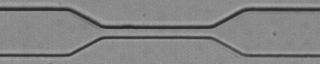
#> input picture input/preprocessing/HCT_1_1.000286.tiff, 320 x 64 px
$ python Main.py
#> lines starting #> are read from the running program, lines starting #| are printed output that depends on the picture; after the words box and inside, x2 and y2 are one past the last pixel; in counts of white or black regions, pixels touching at a corner belong together
### processing_extracted_data/input.py
# Daniel Karkhut
# Handeling User Input

import tkinter as tk
from tkinter import filedialog

class Input:

    def __init__(self):
        self.blur = 1 # default 1
        self.dilate = 3 # default 3
        self.cellSize = 60 # default 60

    def getBlurAndDilate(self):
        while True:
            try:
                # Get input from user
                self.blur = int(input("Please enter the degree of Gaussian Blur [default 1]: "))
                self.dilate = int(input("Please enter the degree of Contour Dilation [default 3]: "))
                self.cellSize = int(input("Please enter the max length and width of cells [default 100]: "))
                if (self.cellSize % 2) != 0:
                    self.cellSize = self.cellSize + 1
            except ValueError:
                print("Please input an integer.")
                # Return to the start of the loop
                continue
            else:
                # blur and dilate was successfully parsed!
                break
#> this loop made 1 pass; the answer given on pass 1: 1
        return self.blur, self.dilate, self.cellSize

    def getFolderLocation(self, string):
        tk.Tk().withdraw() # remove unnecessary TK window
        print(string)
        folder = filedialog.askdirectory()
        return folder

### processing_extracted_data/detectors.py
'''
    File name         : detectors.py
    File Description  : Detect objects in video frame
    Author            : Srini Ananthakrishnan
    Date created      : 07/14/2017
    Date last modified: 07/16/2017
    Python Version    : 2.7
'''

# Import python libraries
import numpy as np
import cv2

# set to 1 for pipeline images
debug = 1


class Detectors(object):
    """Detectors class to detect objects in video frame
    Attributes:
        None
    """
    def __init__(self, blurFactor, dilateFactor, analysis):
        """Initialize variables used by Detectors class
        Args:
            blurFactor: Degree of Gaussian Blur
            dilateFactor: Degree of contour dilation
            analysis: 0 to calculate deformation ratio, 1 to turn off
        Return:
            None
        """
#> the answer given: ../input/preprocessing
#> the answer given: ../input/preprocessing
        self.fgbg = cv2.createBackgroundSubtractorMOG2()
        self.blurFactor = blurFactor #default 1
        self.dilateFactor = dilateFactor #default 3
        self.analysis = analysis

    def Detect(self, frame):
        """Detect objects in video frame using following pipeline
            - Convert captured frame from BGR to GRAY
            - Perform Background Subtraction
            - Detect edges using Canny Edge Detection
              http://docs.opencv.org/trunk/da/d22/tutorial_py_canny.html
            - Retain only edges within the threshold
            - Find contours
            - Find centroids for each valid contours
        Args:
            frame: single video frame
        Return:
            centers: vector of object centroids in a frame
        """

        # Convert BGR to GRAY
        gray = cv2.cvtColor(frame, cv2.COLOR_BGR2GRAY)

        # Perform Background Subtraction
        fgmask = self.fgbg.apply(gray)
        fgmask=cv2.GaussianBlur(fgmask, (self.blurFactor, self.blurFactor), 0)
        fgmask = cv2.dilate(fgmask, None, iterations=self.dilateFactor) # when we apply the blur, details get lost. So, the cell detail is getting lost, losing a well-defined contour of the cell so we are padding it (adding pixel value)
        fgmask=cv2.threshold(fgmask, 1, 255, cv2.THRESH_BINARY)[1]

        # Find contours
        contours, hierarchy = cv2.findContours(fgmask, cv2.RETR_EXTERNAL, cv2.CHAIN_APPROX_NONE)

        centers = []  # vector of object centroids in a frame
        # we only care about centroids with size of bug in this example
        # recommended to be tunned based on expected object size for
        # improved performance
        blob_radius_thresh = 7
        # Find centroid for each valid contours
        for cnt in contours:
            try:
                # Calculate and draw circle
                (x, y), radius = cv2.minEnclosingCircle(cnt)
                centeroid = (int(x), int(y))
                radius = int(radius)
                if (radius > blob_radius_thresh):
                    cv2.circle(frame, centeroid, radius, (0, 255, 0), 2)
                    b = np.array([[x], [y]])
                    centers.append(np.round(b))
            except ZeroDivisionError:
                pass

        return centers

    # def Radius(self, frame, traceStart, traceEnd):
    #     """Detect objects in video frame using following pipeline
    #         - Convert captured frame from BGR to GRAY
    #         - Perform Background Subtraction
    #         - Detect edges using Canny Edge Detection
    #           http://docs.opencv.org/trunk/da/d22/tutorial_py_canny.html
    #         - Retain only edges within the threshold
    #         - Find contours
    #         - Find centroids for each valid contours
    #     Args:
    #         frame: single video frame
    #     Return:
    #         centers: vector of object centroids in a frame
    #     """

    #     # Convert BGR to GRAY
    #     gray = cv2.cvtColor(frame, cv2.COLOR_BGR2GRAY)

    #     # Perform Background Subtraction
    #     fgmask = self.fgbg.apply(gray)
    #     fgmask=cv2.GaussianBlur(fgmask, (self.blurFactor, self.blurFactor), 0)
    #     fgmask = cv2.dilate(fgmask, None, iterations=self.dilateFactor) # when we apply the blur, details get lost. So, the cell detail is getting lost, losing a well-defined contour of the cell so we are padding it (adding pixel value)
    #     fgmask=cv2.threshold(fgmask, 1, 255, cv2.THRESH_BINARY)[1]

    #     # Find contours
    #     contours, hierarchy = cv2.findContours(fgmask, cv2.RETR_EXTERNAL, cv2.CHAIN_APPROX_NONE)
    #     c = max(contours, key = cv2.contourArea)
    #     (x,y), radius = cv2.minEnclosingCircle(c)
    #     #centeroid = (int(x), int(y))
    #     if (int(((traceEnd-traceStart)/2)+traceStart)-40) < x < (int(((traceEnd-traceStart)/2)+traceStart)+40):
    #         radius_modified = int(radius)
    #     else:
    #         radius_modified=5
    #     #cv2.circle(frame, centeroid, radius_modified, (255, 255, 0), 2)
    #     return radius_modified

    def Radius(self, frame, traceStart, traceEnd):
        """Detect objects in video frame using following pipeline
            - Convert captured frame from BGR to GRAY
            - Perform Background Subtraction
            - Detect edges using Canny Edge Detection
              http://docs.opencv.org/trunk/da/d22/tutorial_py_canny.html
            - Retain only edges within the threshold
            - Find contours
            - Find centroids for each valid contours
        Args:
            frame: single video frame
        Return:
            centers: vector of object centroids in a frame
        """

        # Convert BGR to GRAY
        gray = cv2.cvtColor(frame, cv2.COLOR_BGR2GRAY)

        # Perform Background Subtraction
        fgmask = self.fgbg.apply(gray)
        fgmask=cv2.GaussianBlur(fgmask, (self.blurFactor, self.blurFactor), 0)
        fgmask = cv2.dilate(fgmask, None, iterations=self.dilateFactor) # when we apply the blur, details get lost. So, the cell detail is getting lost, losing a well-defined contour of the cell so we are padding it (adding pixel value)
        fgmask=cv2.threshold(fgmask, 1, 255, cv2.THRESH_BINARY)[1]

        # Find contours
        contours, hierarchy = cv2.findContours(fgmask, cv2.RETR_EXTERNAL, cv2.CHAIN_APPROX_NONE)
        radius_modified = []
        for cnt in contours:
                (x, y), radius = cv2.minEnclosingCircle(cnt)
                if (int(((traceEnd-traceStart)/2)+traceStart)-40) < x < (int(((traceEnd-traceStart)/2)+traceStart)+40):
                    radius_modified.append(radius)
                else:
                    radius_modified.append(5)

        if radius_modified:
            radius_max=max(radius_modified)
        else:
            radius_max=1000


        return radius_max

### processing_extracted_data/tracker.py
'''
    File name         : tracker.py
    File Description  : Tracker Using Kalman Filter & Hungarian Algorithm
    Author            : Srini Ananthakrishnan
    Date created      : 07/14/2017
    Date last modified: 07/16/2017
    Python Version    : 2.7
'''

# Import python libraries
import numpy as np
from kalman_filter import KalmanFilter
from common import dprint
from scipy.optimize import linear_sum_assignment


class Track(object):
    """Track class for every object to be tracked
    Attributes:
        None
    """

    def __init__(self, prediction, trackIdCount):
        """Initialize variables used by Track class
        Args:
            prediction: predicted centroids of object to be tracked
            trackIdCount: identification of each track object
        Return:
            None
        """
        self.track_id = trackIdCount  # identification of each track object
        self.KF = KalmanFilter()  # KF instance to track this object
        self.prediction = np.asarray(prediction)  # predicted centroids (x,y)
        self.skipped_frames = 0  # number of frames skipped undetected
        self.trace = []  # trace path
        self.tracked = 0 # is 0 if not saved in cells yet, is 1 if saved


class Tracker(object):
    """Tracker class that updates track vectors of object tracked
    Attributes:
        None
    """

    def __init__(self, dist_thresh, max_frames_to_skip, max_trace_length,
                 trackIdCount):
        """Initialize variable used by Tracker class
        Args:
            dist_thresh: distance threshold. When exceeds the threshold,
                         track will be deleted and new track is created
            max_frames_to_skip: maximum allowed frames to be skipped for
                                the track object undetected
            max_trace_lenght: trace path history length
            trackIdCount: identification of each track object
        Return:
            None
        """
        self.dist_thresh = dist_thresh
        self.max_frames_to_skip = max_frames_to_skip
        self.max_trace_length = max_trace_length
        self.tracks = []
        self.trackIdCount = trackIdCount

    def Update(self, detections):
        """Update tracks vector using following steps:
            - Create tracks if no tracks vector found
            - Calculate cost using sum of square distance
              between predicted vs detected centroids
            - Using Hungarian Algorithm assign the correct
              detected measurements to predicted tracks
              https://en.wikipedia.org/wiki/Hungarian_algorithm
            - Identify tracks with no assignment, if any
            - If tracks are not detected for long time, remove them
            - Now look for un_assigned detects
            - Start new tracks
            - Update KalmanFilter state, lastResults and tracks trace
        Args:
            detections: detected centroids of object to be tracked
            deformationRatios: detected deformation ratio of objects to be tracked
        Return:
            None
        """

        # Create tracks if no tracks vector found
        if (len(self.tracks) == 0):
            for i in range(len(detections)):
                track = Track(detections[i], self.trackIdCount)
                self.trackIdCount += 1
                self.tracks.append(track)

        # Calculate cost using sum of square distance between
        # predicted vs detected centroids
        N = len(self.tracks)
        M = len(detections)
        cost = np.zeros(shape=(N, M))   # Cost matrix
        for i in range(len(self.tracks)):
            for j in range(len(detections)):
                try:
                    diff = self.tracks[i].prediction - detections[j]
                    distance = np.sqrt(diff[0][0]*diff[0][0] +
                                       diff[1][0]*diff[1][0])
                    cost[i][j] = distance
                except:
                    pass

        # Let's average the squared ERROR
        cost = (0.5) * cost
        # Using Hungarian Algorithm assign the correct detected measurements
        # to predicted tracks
        assignment = []
        for _ in range(N):
            assignment.append(-1)
        row_ind, col_ind = linear_sum_assignment(cost)
        for i in range(len(row_ind)):
            assignment[row_ind[i]] = col_ind[i]

        # Identify tracks with no assignment, if any
        un_assigned_tracks = []
        for i in range(len(assignment)):
            if (assignment[i] != -1):
                # check for cost distance threshold.
                # If cost is very high then un_assign (delete) the track
                if (cost[i][assignment[i]] > self.dist_thresh):
                    assignment[i] = -1
                    un_assigned_tracks.append(i)
                pass
            else:
                self.tracks[i].skipped_frames += 1

        # If tracks are not detected for long time, remove them
        if(self.tracks[i].tracked == 1):
            del self.tracks[i].trace[:]

        del_tracks = []
        for i in range(len(self.tracks)):
            if (self.tracks[i].skipped_frames > self.max_frames_to_skip):
                del_tracks.append(i)
        if (len(del_tracks) > 0):  # only when skipped frame exceeds max
            for id in del_tracks:
                if id < len(self.tracks):
                    del self.tracks[id]
                    del assignment[id]
                else:
                    dprint("ERROR: id is greater than length of tracks")

        # Now look for un_assigned detects
        un_assigned_detects = []
        for i in range(len(detections)):
                if i not in assignment:
                    un_assigned_detects.append(i)

        # Start new tracks
        if(len(un_assigned_detects) != 0):
            for i in range(len(un_assigned_detects)):
                track = Track(detections[un_assigned_detects[i]],
                              self.trackIdCount)
                self.trackIdCount += 1
                self.tracks.append(track)

        # Update KalmanFilter state, lastResults and tracks trace
        for i in range(len(assignment)):
            self.tracks[i].KF.predict()

            if(assignment[i] != -1):
                self.tracks[i].skipped_frames = 0
                self.tracks[i].prediction = self.tracks[i].KF.correct(
                                            detections[assignment[i]], 1)
            else:
                self.tracks[i].prediction = self.tracks[i].KF.correct(
                                            np.array([[0], [0]]), 0)

            if(len(self.tracks[i].trace) > self.max_trace_length):
                for j in range(len(self.tracks[i].trace) -
                               self.max_trace_length):
                    del self.tracks[i].trace[j]

            self.tracks[i].trace.append(self.tracks[i].prediction)
            self.tracks[i].KF.lastResult = self.tracks[i].prediction

### processing_extracted_data/kalman_filter.py
'''
    File name         : kalman_filter.py
    File Description  : Kalman Filter Algorithm Implementation
    Author            : Srini Ananthakrishnan
    Date created      : 07/14/2017
    Date last modified: 07/16/2017
    Python Version    : 2.7
'''

# Import python libraries
import numpy as np


class KalmanFilter(object):
    """Kalman Filter class keeps track of the estimated state of
    the system and the variance or uncertainty of the estimate.
    Predict and Correct methods implement the functionality
    Reference: https://en.wikipedia.org/wiki/Kalman_filter
    Attributes: None
    """

    def __init__(self):
        """Initialize variable used by Kalman Filter class
        Args:
            None
        Return:
            None
        """
        self.dt = 0.005  # delta time

        self.A = np.array([[1, 0], [0, 1]])  # matrix in observation equations
        self.u = np.zeros((2, 1))  # previous state vector

        # (x,y) tracking object center
        self.b = np.array([[0], [255]])  # vector of observations

        self.P = np.diag((3.0, 3.0))  # covariance matrix
        self.F = np.array([[1.0, self.dt], [0.0, 1.0]])  # state transition mat

        self.Q = np.eye(self.u.shape[0])  # process noise matrix
        self.R = np.eye(self.b.shape[0])  # observation noise matrix
        self.lastResult = np.array([[0], [255]])

    def predict(self):
        """Predict state vector u and variance of uncertainty P (covariance).
            where,
            u: previous state vector
            P: previous covariance matrix
            F: state transition matrix
            Q: process noise matrix
        Equations:
            u'_{k|k-1} = Fu'_{k-1|k-1}
            P_{k|k-1} = FP_{k-1|k-1} F.T + Q
            where,
                F.T is F transpose
        Args:
            None
        Return:
            vector of predicted state estimate
        """
        # Predicted state estimate
        self.u = np.round(np.dot(self.F, self.u))
        # Predicted estimate covariance
        self.P = np.dot(self.F, np.dot(self.P, self.F.T)) + self.Q
        self.lastResult = self.u  # same last predicted result
        return self.u

    def correct(self, b, flag):
        """Correct or update state vector u and variance of uncertainty P (covariance).
        where,
        u: predicted state vector u
        A: matrix in observation equations
        b: vector of observations
        P: predicted covariance matrix
        Q: process noise matrix
        R: observation noise matrix
        Equations:
            C = AP_{k|k-1} A.T + R
            K_{k} = P_{k|k-1} A.T(C.Inv)
            u'_{k|k} = u'_{k|k-1} + K_{k}(b_{k} - Au'_{k|k-1})
            P_{k|k} = P_{k|k-1} - K_{k}(CK.T)
            where,
                A.T is A transpose
                C.Inv is C inverse
        Args:
            b: vector of observations
            flag: if "true" prediction result will be updated else detection
        Return:
            predicted state vector u
        """

        if not flag:  # update using prediction
            self.b = self.lastResult
        else:  # update using detection
            self.b = b
        C = np.dot(self.A, np.dot(self.P, self.A.T)) + self.R
        K = np.dot(self.P, np.dot(self.A.T, np.linalg.inv(C)))

        self.u = np.round(self.u + np.dot(K, (self.b - np.dot(self.A,
                                                              self.u))))
        self.P = self.P - np.dot(K, np.dot(C, K.T))
        self.lastResult = self.u
        return self.u

### processing_extracted_data/Main.py
# Daniel Karkhut

import cv2
import copy
import os
from detectors import Detectors
from tracker import Tracker
from cell import Cell
from input import Input

# Create Input Object
inp = Input()

# Create Object Detector
blur, dilate, cellSize = inp.getBlurAndDilate()
detector = Detectors(blur, dilate, 1)

# Open Dialog box for video folder and cell saving folder
cameraFolder = inp.getFolderLocation("Please pick a video folder")
resultsFolder = inp.getFolderLocation("Please pick a folder for your results")

# Create Object Tracker
tracker = Tracker(100, 2, 5000, 100)

traceStart = None #set
traceEnd = None #set

currFrame = 0

track_colors = [(255, 0, 0), (0, 255, 0), (0, 0, 255), (255, 255, 0),
                        (0, 255, 255), (255, 0, 255), (255, 127, 255),
                        (127, 0, 255), (127, 0, 127)]
images = []
orig_images = []
cell_length = []
# Loop Through Contents of TiffFolder
for f in (sorted(os.listdir(cameraFolder))[::1]):
#starting = 5000 # 0
#for k, f in enumerate(os.listdir( cameraFolder )[starting:] ):
  if f.endswith(".tiff"):
    # Capture frame-by-frame
    frame = cv2.imread(cameraFolder + "/" + f)
#> frame is the input picture: shape (64, 320, 3); min 32, max 170, mean 131.7
    print(f)
    #print(currFrame)

    if frame is None:
        currFrame = currFrame + 1
        break

    #frame = cv2.flip(frame, 1)
    #frame = cv2.flip(frame, 1)

    images.append(frame)

    # Make copy of original frame
    orig_frame = copy.copy(frame)
    orig_images.append(orig_frame)

    if (traceStart is None):
      #traceStart = (int)(1*frame.shape[1]/14)
      #traceEnd = (int)(10*frame.shape[1]/14)
      traceStart = 25
      traceEnd = 260


    # Detect and return centeroids of the objects in the frame
    centers = detector.Detect(frame)
#> in Detect, `contours, hierarchy = cv2.findContours(fgmask, cv2.RETR_EXTERNAL, cv2...`: contours = 1 contour; box (x1, y1, x2, y2) and area: (0, 0, 320, 64) 20097
#> the loop in Detect, `for cnt in contours:` made 1 pass
#> (x, y, radius, centeroid) on pass 1: (159.5, 31.5, 162, (159, 31))
#> after the loop in Detect, `for cnt in contours:`:
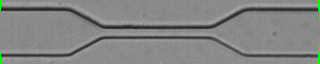
#> frame: shape (64, 320, 3); 0.49% of pixels changed, all inside (x1, y1, x2, y2) = (0, 0, 320, 64)
#> after the loop in Detect, `for cnt in contours:`: centers = [[160, 32]]
#> centers = [[160, 32]]
    radius = detector.Radius(frame, traceStart, traceEnd )
#> in Radius, `fgmask = self.fgbg.apply(gray)`:
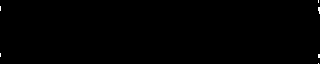
#> fgmask: shape (64, 320); values 0 (black) and 127 (white), 0.16% white in thin lines or dots
#> (the rest of the program and of its run is left out)
